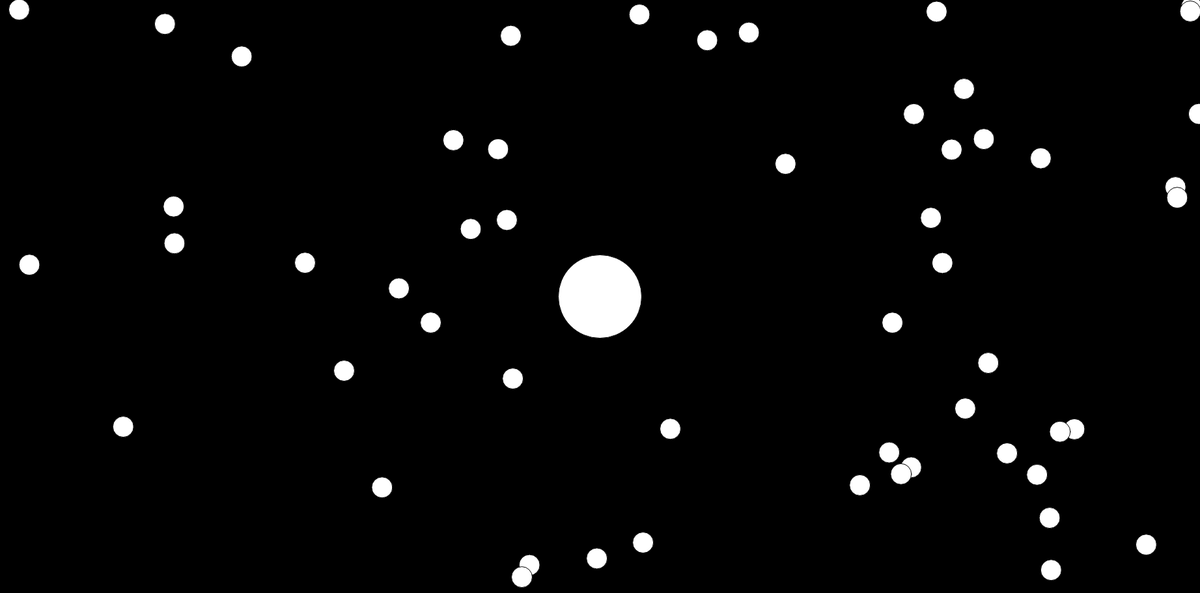
Frame 1 (no input)
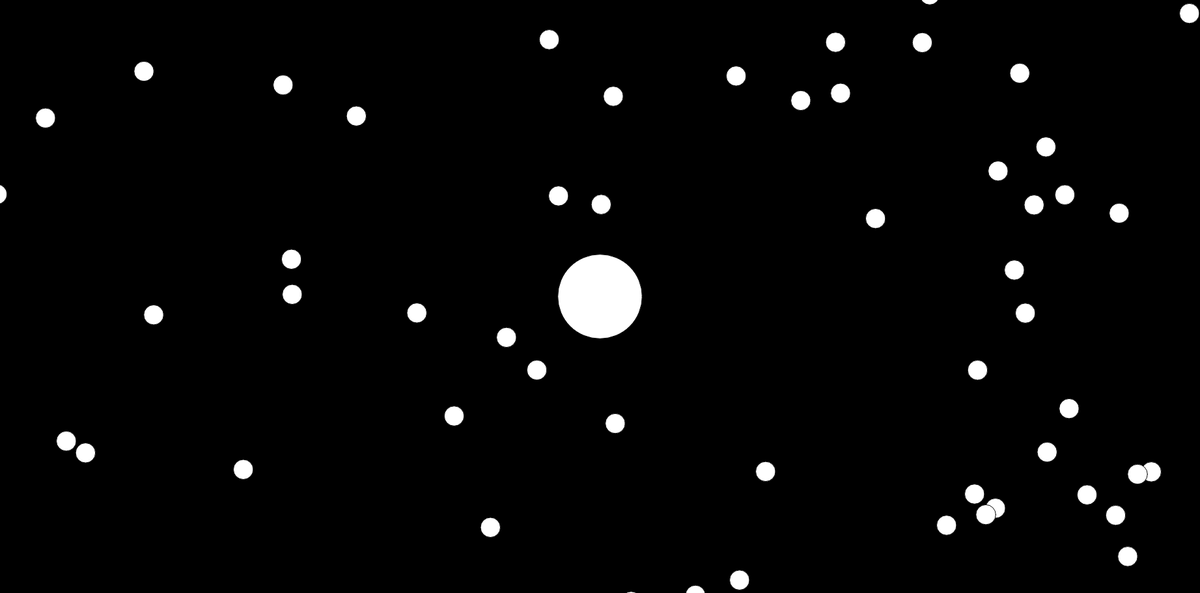
Frame 60 (no input)
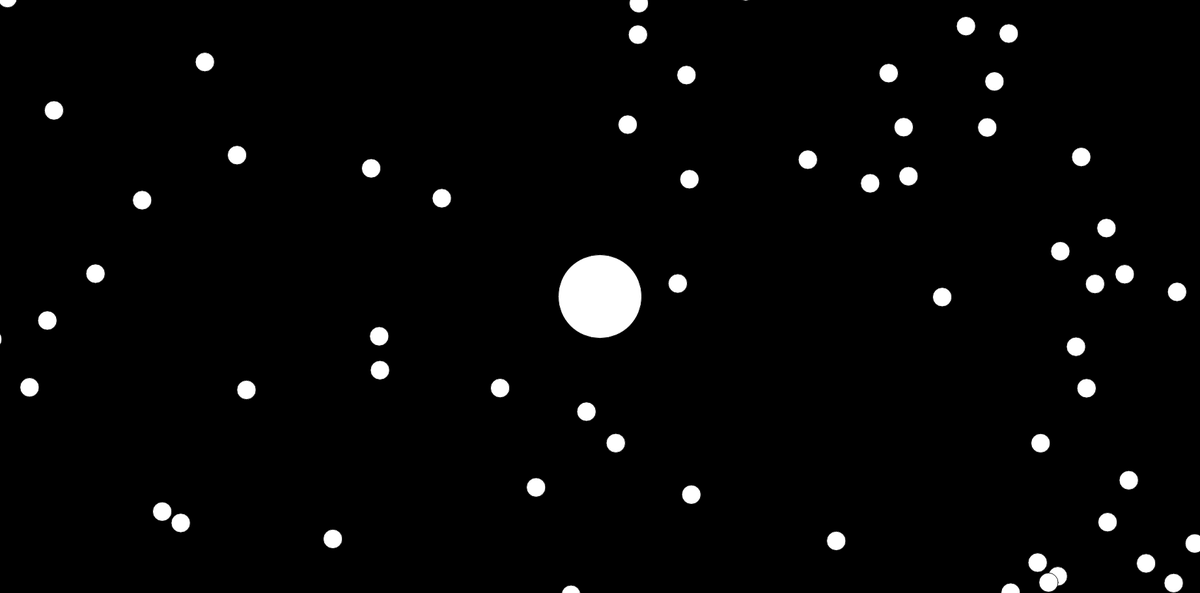
Frame 120 (the mouse pressed at the canvas centre since frame 60)

The p5.js sketch that drew these frames (run headless with seeded random() and noise() and a simulated clock; from frame 60 on, the mouse is pressed at the canvas centre):

// p5.js sketch
// ── sketch.js
var blob;


var blobs = [];

var zoom = 1;


function setup() {

    createCanvas(1843, 911);

    blob = new Blob(0, 0, 64);

    for (var i = 0; i < 200; i++) {

        var x = random(-width,width);

        var y = random(-height,height);

        blobs[i] = new Blob(x, y, 16);

    }

}


function draw() {

    background(0);


    translate(width/2, height/2)

    var newzoom = 64 / blob.r;

    zoom = lerp(zoom, newzoom, 0.1);

    scale(zoom);

    translate(-blob.pos.x, -blob.pos.y);


    for (var i = blobs.length-1; i >=0; i--) {

        blobs[i].show();

      if(blob.eats(blobs[i])) {

        blobs.splice(i, 1);

      }

    }



    blob.show();

    blob.update();  

}

// ── blob.js
function Blob(x, y, r) {

    this.pos = createVector(x, y);

    this.r = r;

    this.vel = createVector(0,0);


    this.update = function() {

        var newvel = createVector(mouseX-width/2, mouseY-height/2);

        newvel.setMag(3);

        this.vel.lerp(newvel, 0.9);

        this.pos.add(this.vel);

    }


    this.eats = function(other) {

        var d = p5.Vector.dist(this.pos, other.pos);

        if (d < this.r + other.r) {

            var sum = PI * this.r * this.r + PI * other.r * other.r;

            this.r = sqrt(sum / PI);

            //this.r += other.r;

            return true;

        } else{

            return false;

        }

    }


    this.show = function() {

        fill(255);

        ellipse(this.pos.x, this.pos.y, this.r*2, this.r*2);

    }

}
